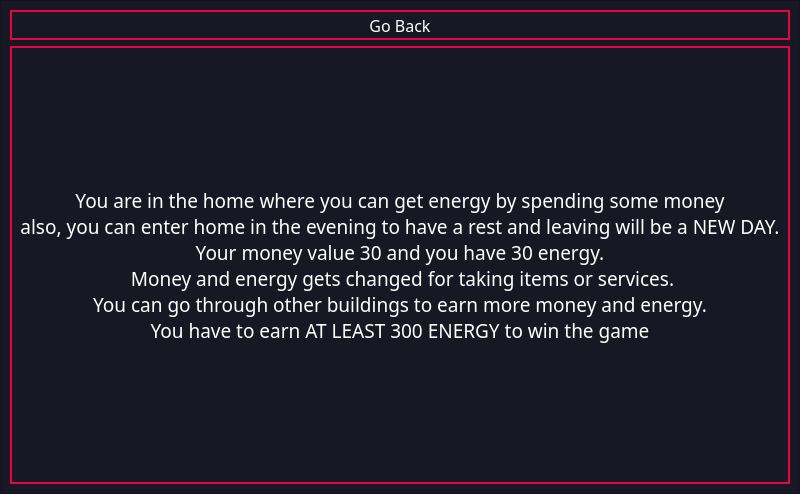
<?xml version="1.0" encoding="UTF-8"?>
<ui version="4.0">
 <class>About_window</class>
 <widget class="QMainWindow" name="About_window">
  <property name="geometry">
   <rect>
    <x>0</x>
    <y>0</y>
    <width>800</width>
    <height>494</height>
   </rect>
  </property>
  <property name="windowTitle">
   <string>MainWindow</string>
  </property>
  <property name="styleSheet">
   <string notr="true">background-color:rgb(24,24,36);
color:white;</string>
  </property>
  <widget class="QWidget" name="centralwidget">
   <layout class="QVBoxLayout" name="verticalLayout">
    <property name="spacing">
     <number>0</number>
    </property>
    <property name="leftMargin">
     <number>0</number>
    </property>
    <property name="topMargin">
     <number>0</number>
    </property>
    <property name="rightMargin">
     <number>0</number>
    </property>
    <property name="bottomMargin">
     <number>0</number>
    </property>
    <item>
     <widget class="QFrame" name="info_frame">
      <property name="frameShape">
       <enum>QFrame::StyledPanel</enum>
      </property>
      <property name="frameShadow">
       <enum>QFrame::Raised</enum>
      </property>
      <layout class="QVBoxLayout" name="verticalLayout_2">
       <item>
        <widget class="QPushButton" name="back_btn">
         <property name="maximumSize">
          <size>
           <width>16777215</width>
           <height>30</height>
          </size>
         </property>
         <property name="font">
          <font>
           <family>MV Boli</family>
           <pointsize>12</pointsize>
          </font>
         </property>
         <property name="cursor">
          <cursorShape>PointingHandCursor</cursorShape>
         </property>
         <property name="styleSheet">
          <string notr="true">border: 2px solid rgb(230,5,64);</string>
         </property>
         <property name="text">
          <string>Go Back</string>
         </property>
        </widget>
       </item>
       <item>
        <widget class="QLabel" name="info_b">
         <property name="font">
          <font>
           <family>Papyrus</family>
           <pointsize>14</pointsize>
          </font>
         </property>
         <property name="styleSheet">
          <string notr="true">border: 2px solid rgb(230,5,64);</string>
         </property>
         <property name="text">
          <string>You are in the home where you can get energy by spending some money
also, you can enter home in the evening to have a rest and leaving will be a NEW DAY.
Your money value 30 and you have 30 energy.
 Money and energy gets changed for taking items or services.
You can go through other buildings to earn more money and energy.
You have to earn AT LEAST 300 ENERGY to win the game</string>
         </property>
         <property name="alignment">
          <set>Qt::AlignCenter</set>
         </property>
        </widget>
       </item>
      </layout>
     </widget>
    </item>
   </layout>
  </widget>
 </widget>
 <resources/>
 <connections/>
</ui>
